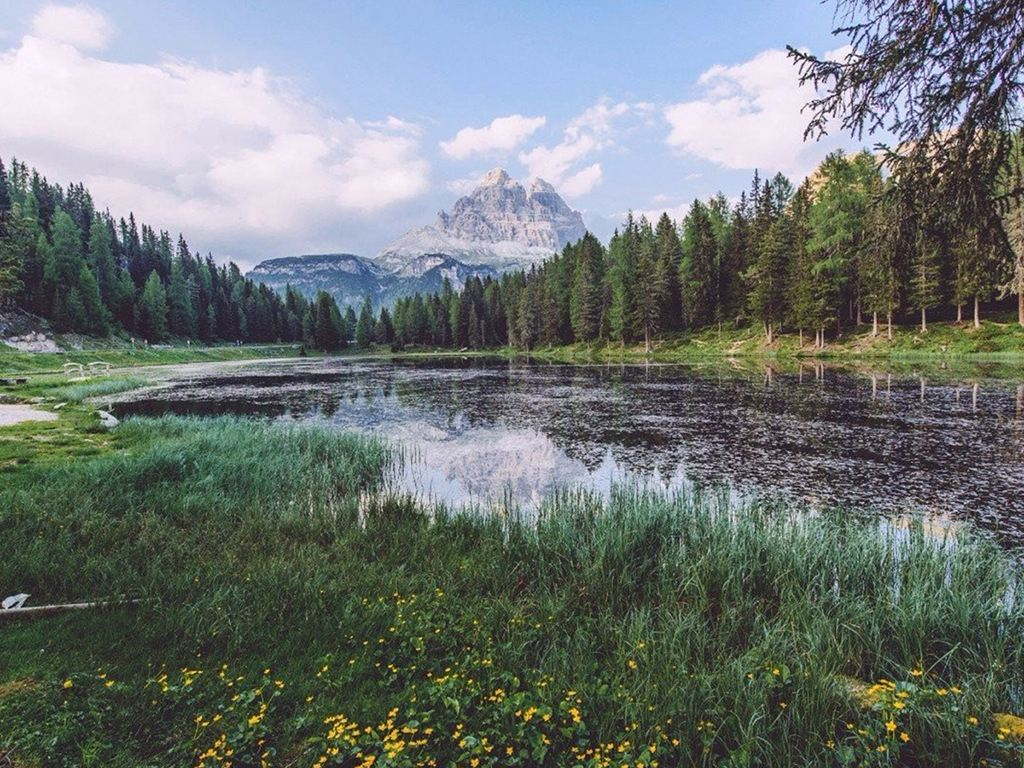
%> input picture test3.jpg, 1024 x 768 px
$ octave blk_DCT.m   (GNU Octave 9; MATLAB toolbox functions it lacks are replaced by stand-ins)
%> lines starting %> are read from the running program, lines starting %| are printed output that depends on the picture
clear;
clc;

%read image
img = imread('test3.jpg');
%> img is the input picture: size 768x1024x3 uint8; mean R, G, B 111.3, 118.7, 116.9

%convert to 2D
if ndims(img) == 3
    img = rgb2gray(img);
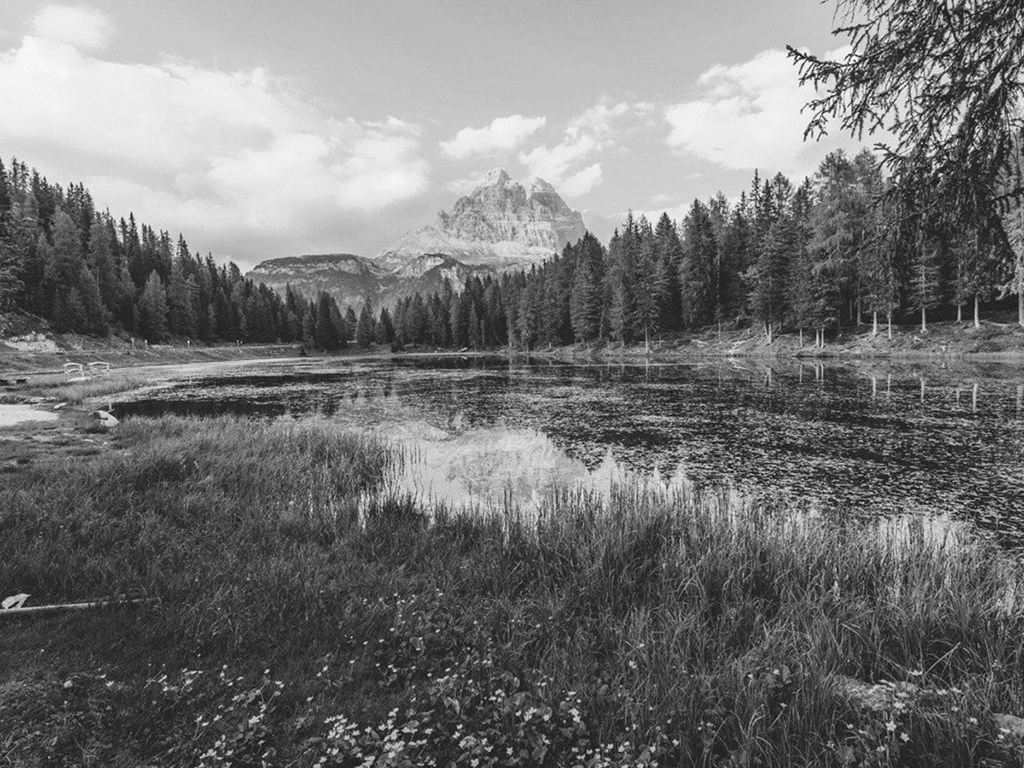
%> img: size 768x1024 uint8; min 1, max 254, mean 116.3
end
img = double(img);
%> img: size 768x1024 double

%8x8 block DCT
Q = dctmtx(8);
blkDCT = blkproc(img,[8,8],'P1*x*P2',Q,Q');
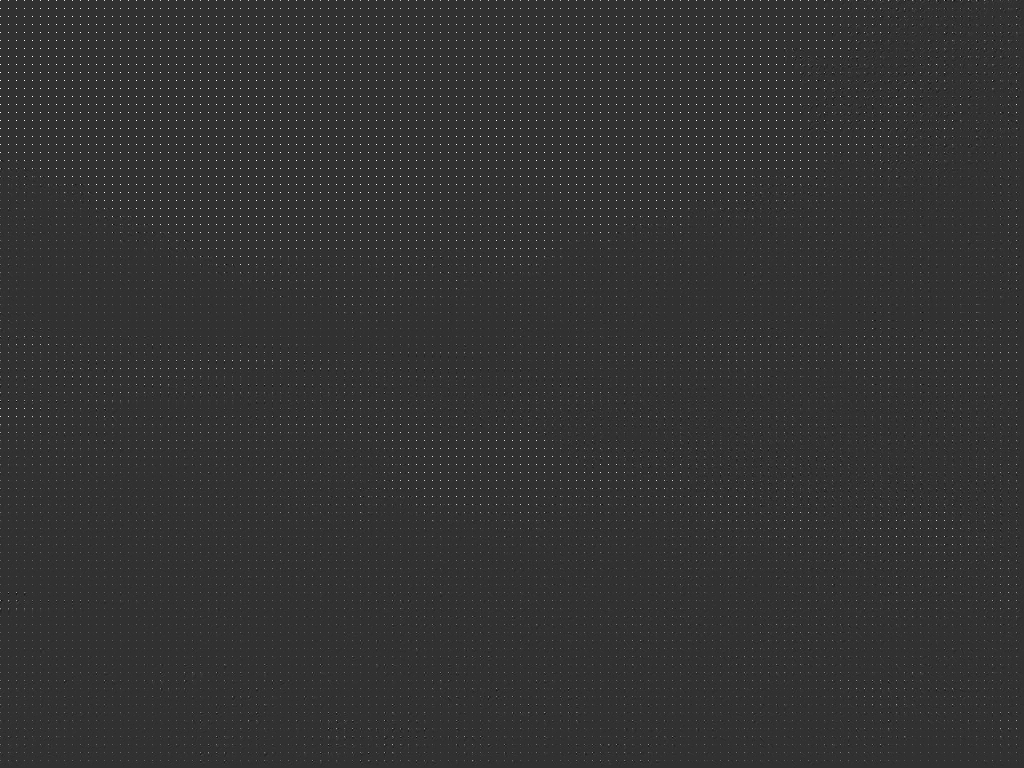
%> blkDCT: size 768x1024 double; min -475.1, max 1969.3, mean 14.6; drawn with min black and max white

%select low frequency
T = [1 1 1 1 1 1 0 0
     1 1 1 1 1 0 0 0
     1 1 1 1 0 0 0 0
     1 1 1 0 0 0 0 0
     1 1 0 0 0 0 0 0
     1 0 0 0 0 0 0 0
     0 0 0 0 0 0 0 0
     0 0 0 0 0 0 0 0];
freqSelect = blkproc(blkDCT,[8,8],'P1.*x',T);

%8x8 block IDCT
IDCT = blkproc(freqSelect,[8,8],'P1*x*P2',Q',Q);
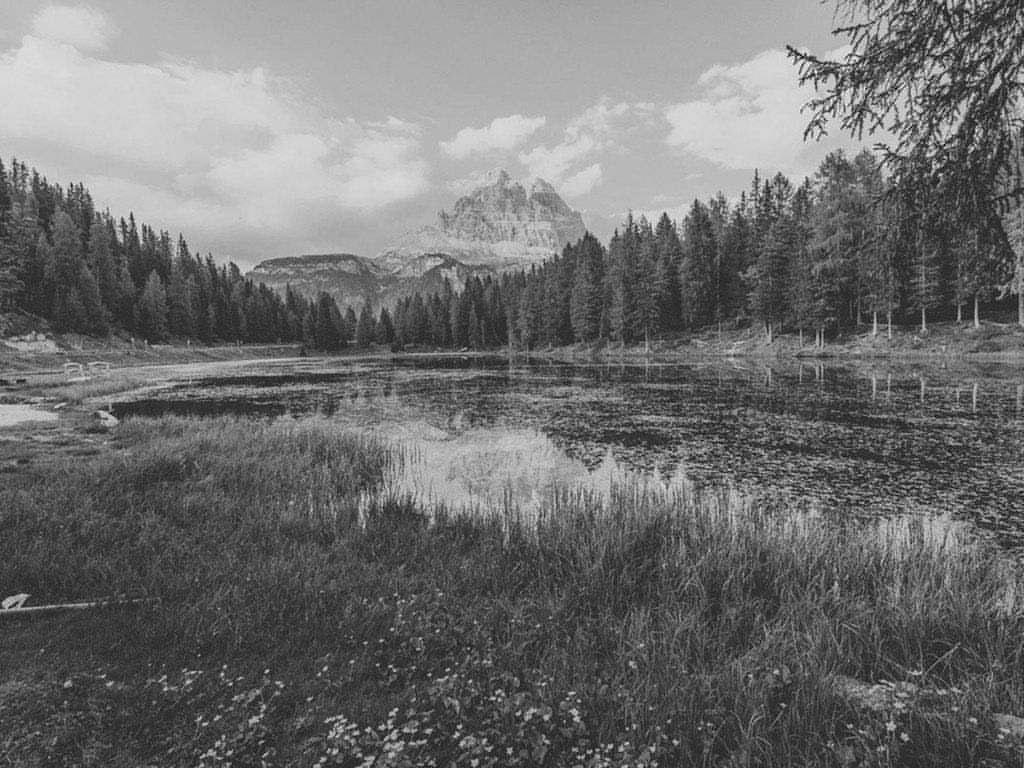
%> IDCT: size 768x1024 double; min -19.64, max 290.7, mean 116.3; drawn with min black and max white

%display
figure(1)
    subplot(121);
    imshow(abs(img),[]),title('Original');
    subplot(122);
    imshow(abs(IDCT),[]),title('blkIDCT(frequency selected)');
